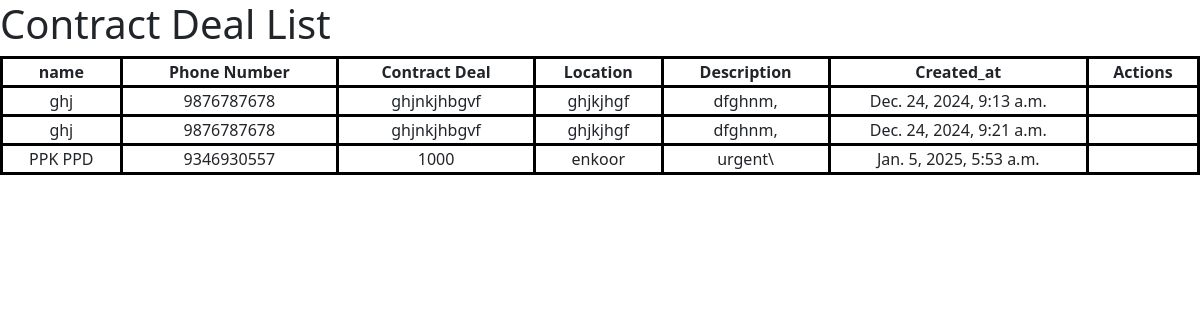
The page /contract_deal_list on the database its author committed.
### work/models.py (models this page shows, shortened)
class contract_deal(models.Model):
    name= models.CharField(max_length=100, validators=[validate_only_letters])
    phone_number = models.CharField(max_length=10, validators=[validate_mobile_number])
    contract_deal = models.CharField(max_length=100,)
    location=models.CharField(max_length=100,)
    description = models.TextField()
    created_at = models.DateTimeField(auto_now_add=True)
    name = models.CharField(max_length=255)
    contract_type = models.CharField(max_length=20)
    mobile_number = models.CharField(max_length=15)
    location = models.CharField(max_length=255)
    description = models.TextField()

### work/views.py (the view)
# urls.py: path('contract_deal_list', views.contact_deal_list, name='contact_deal_list'),
def contact_deal_list(request):
    deals = contract_deal.objects.all()
    return render(request, 'contract_deal_list.html', {'deals': deals})

### work/templates/contract_deal_list.html (shortened to what this page needs)
<!DOCTYPE html>
<html lang="en">
    <head>
        <link href="https://cdn.jsdelivr.net/npm/bootstrap@5.0.2/dist/css/bootstrap.min.css" rel="stylesheet">
        <link rel="stylesheet" href="https://cdn.datatables.net/1.13.6/css/jquery.dataTables.min.css">
        <link rel="stylesheet" href="https://cdn.datatables.net/buttons/2.3.6/css/buttons.dataTables.min.css">
        <link rel="stylesheet" href="https://cdn.datatables.net/responsive/2.4.1/css/responsive.dataTables.min.css">
      <link href="https://cdn.jsdelivr.net/npm/bootstrap@5.0.2/dist/css/bootstrap.min.css" rel="stylesheet">
      <link href="https://cdn.jsdelivr.net/npm/bootstrap@5.1.3/dist/css/bootstrap.min.css" rel="stylesheet"
>
      <link rel="stylesheet" href="https://cdnjs.cloudflare.com/ajax/libs/font-awesome/6.0.0-beta3/css/all.min.css">
      <link rel="stylesheet" href="https://cdn.jsdelivr.net/npm/bootstrap-icons@1.3.0/font/bootstrap-icons.css">
<body>
    <h1>Contract Deal List</h1>
    <table>
        <thead>
            <tr>
                <th>name</th>
                <th>Phone Number</th>
                <th>Contract Deal</th>
                <th>Location</th>
                <th>Description</th>
                <th>Created_at</th>
                <th>Actions</th>
            </tr>
        </thead>
        <tbody>
            {% for x in deals %}
                <tr>
                    <td>{{ x.name }}</td>
                    <td>{{ x.phone_number }}</td>
                    <td>{{ x.contract_deal }}</td>
                    <td>{{ x.location }}</td>
                    <td>{{ x.description }}</td>
                    <td>{{ x.created_at }}</td>
                    <td>
                    </td>
                </tr>
            {% endfor %}
        </tbody>
    </table>
</body>
</html>

### work/templates/contract_deal_list.html (style rules this page uses)
table { width: 100%; table-layout: auto; border: 1px solid black; }
table th, table td { text-align: center; vertical-align: middle; border: 3px solid black; }
table td { max-width: 150px; overflow: hidden; text-overflow: ellipsis; white-space: nowrap; }

### rows shown on the page
contract_deal: name "ghj", phone_number "9876787678", contract_deal "ghjnkjhbgvf", location "ghjkjhgf", description "dfghnm,", created_at "Dec. 24, 2024, 9:13 a.m."
contract_deal: name "ghj", phone_number "9876787678", contract_deal "ghjnkjhbgvf", location "ghjkjhgf", description "dfghnm,", created_at "Dec. 24, 2024, 9:21 a.m."
contract_deal: name "PPK PPD", phone_number "9346930557", contract_deal "1000", location "enkoor", description "urgent\\", created_at "Jan. 5, 2025, 5:53 a.m."
